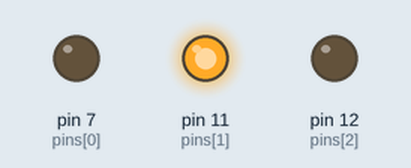
Simulated run of this program. Board: Raspberry Pi (header pin numbers). Shown: output pins drawn as LEDs (lit = HIGH).

Above: at 0.5 s.
At 1.5 s:
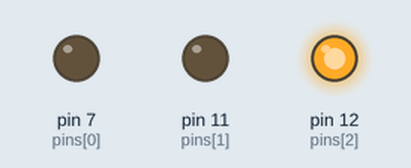
At 5.5 s:
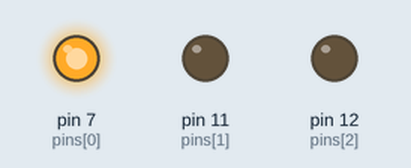
Timing chart, 0 to 6.9 s (numbered marks = the images above):
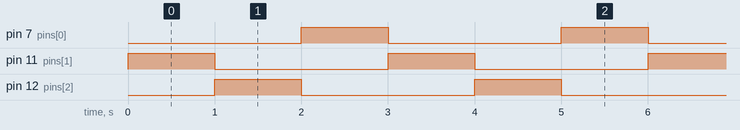

The program:

app_1.py
```python
from time import sleep
import RPi.GPIO as GPIO

pins = [7, 11, 12]

GPIO.setmode(GPIO.BOARD)
for pin in pins:
    GPIO.setup(pin, GPIO.OUT)

index = 0
try:
    while True:
        GPIO.output(int(pins[index]), 0)

        index = 0 if (index == len(pins) - 1) else index + 1

        GPIO.output(int(pins[index]), 1)

        sleep(1)
finally:
    GPIO.cleanup()
```

Measured:
- by itself, pin 7 (pins[0]), pin 11 (pins[1]), pin 12 (pins[2]): alternates HIGH for 1.0 s and LOW for 2.0 s
- by itself, everything shown: repeats every 3.0 s, in 3 steps
